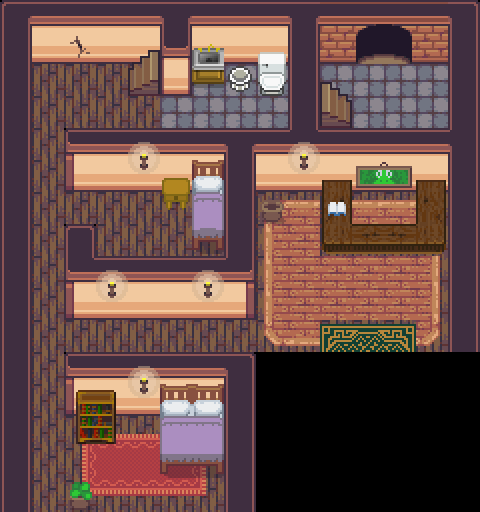

The image is a tile-based game level rendered from a .tmx file. Its description and source (layers, tilesets, objects; grid data summarised) follow:
An orthogonal 15x16 tile map with 32x32 px tiles, 4 tile layers (Tile Layer 1, Tile Layer 4, Tile Layer 5, Above Player), 4 tilesets and 68 objects (43x event, 23x collision, 2x collision-line).

<map version="1.10" tiledversion="1.11.2" orientation="orthogonal" renderorder="right-down" compressionlevel="0" width="15" height="16" tilewidth="32" tileheight="32" infinite="0" nextlayerid="7" nextobjectid="92">
 <properties>
  <property name="edges" value="clamped" />
  <property name="inside" type="bool" value="true" />
  <property name="map_type" value="dungeon" />
  <property name="scenario" value="spyder" />
  <property name="slug" value="wayfarer_inn1" />
 </properties>
 <tileset firstgid="1" source="../gfx/tilesets/core_set pieces.tsx" />
 <tileset firstgid="1551" source="../gfx/tilesets/core_indoor_floors.tsx" />
 <tileset firstgid="5415" source="../gfx/tilesets/core_indoor_stairs.tsx" />
 <tileset firstgid="8385" source="../gfx/tilesets/core_indoor_walls.tsx" />
 <layer id="1" name="Tile Layer 1" width="15" height="16">
  <data>[240 cells, 205 non-empty, 22 distinct tile ids]</data>
 </layer>
 <layer id="2" name="Tile Layer 4" width="15" height="16">
  <data>[240 cells, 76 non-empty, 49 distinct tile ids]</data>
 </layer>
 <layer id="3" name="Tile Layer 5" width="15" height="16">
  <data>[240 cells, 15 non-empty, 15 distinct tile ids]</data>
 </layer>
 <layer id="4" name="Above Player" width="15" height="16">
  <data>[240 cells, 0 non-empty, 0 distinct tile ids]</data>
 </layer>
 <objectgroup color="#ff0000" id="5" name="Collisions">
  <object id="1" type="collision" x="0" y="0" width="32" height="512" />
  <object id="5" type="collision" x="32" y="0" width="320" height="64" />
  <object id="8" type="collision" x="64" y="352" width="384" height="32" />
  <object id="9" type="collision" x="64" y="384" width="64" height="32" />
  <object id="10" type="collision" x="224" y="384" width="32" height="128" />
  <object id="13" type="collision" x="448" y="0" width="32" height="352" />
  <object id="14" type="collision" x="352" y="0" width="64" height="32" />
  <object id="15" type="collision" x="416" y="0" width="32" height="64" />
  <object id="20" type="collision" x="224" y="128" width="32" height="192" />
  <object id="21" type="collision" x="64" y="256" width="160" height="64" />
  <object id="22" type="collision" x="64" y="224" width="32" height="32" />
  <object id="23" type="collision" x="64" y="128" width="128" height="64" />
  <object id="24" type="collision" x="192" y="128" width="32" height="96" />
  <object id="25" type="collision" x="160" y="64" width="32" height="32" />
  <object id="26" type="collision" x="288" y="64" width="32" height="64" />
  <object id="27" type="collision" x="256" y="128" width="192" height="64" />
  <object id="28" type="collision" x="416" y="192" width="32" height="64" />
  <object id="29" type="collision" x="320" y="192" width="32" height="64" />
  <object id="30" type="collision" x="352" y="224" width="64" height="32" />
  <object id="31" type="collision" x="256" y="192" width="32" height="32" />
  <object id="32" type="collision" x="64" y="480" width="32" height="32" />
  <object id="41" type="collision" x="128" y="384" width="96" height="32" />
  <object id="42" type="collision" x="160" y="416" width="64" height="32" />
  <object id="44" type="collision-line" x="128" y="96">
   <polyline points="0,0 32,0" />
  </object>
  <object id="69" type="collision-line" x="352" y="96">
   <polyline points="0,0 -32,0" />
  </object>
 </objectgroup>
 <objectgroup color="#ffff00" id="6" name="Events">
  <!-- 43 objects omitted --></objectgroup>
</map>
<!-- 43 of 68 objects omitted -->
